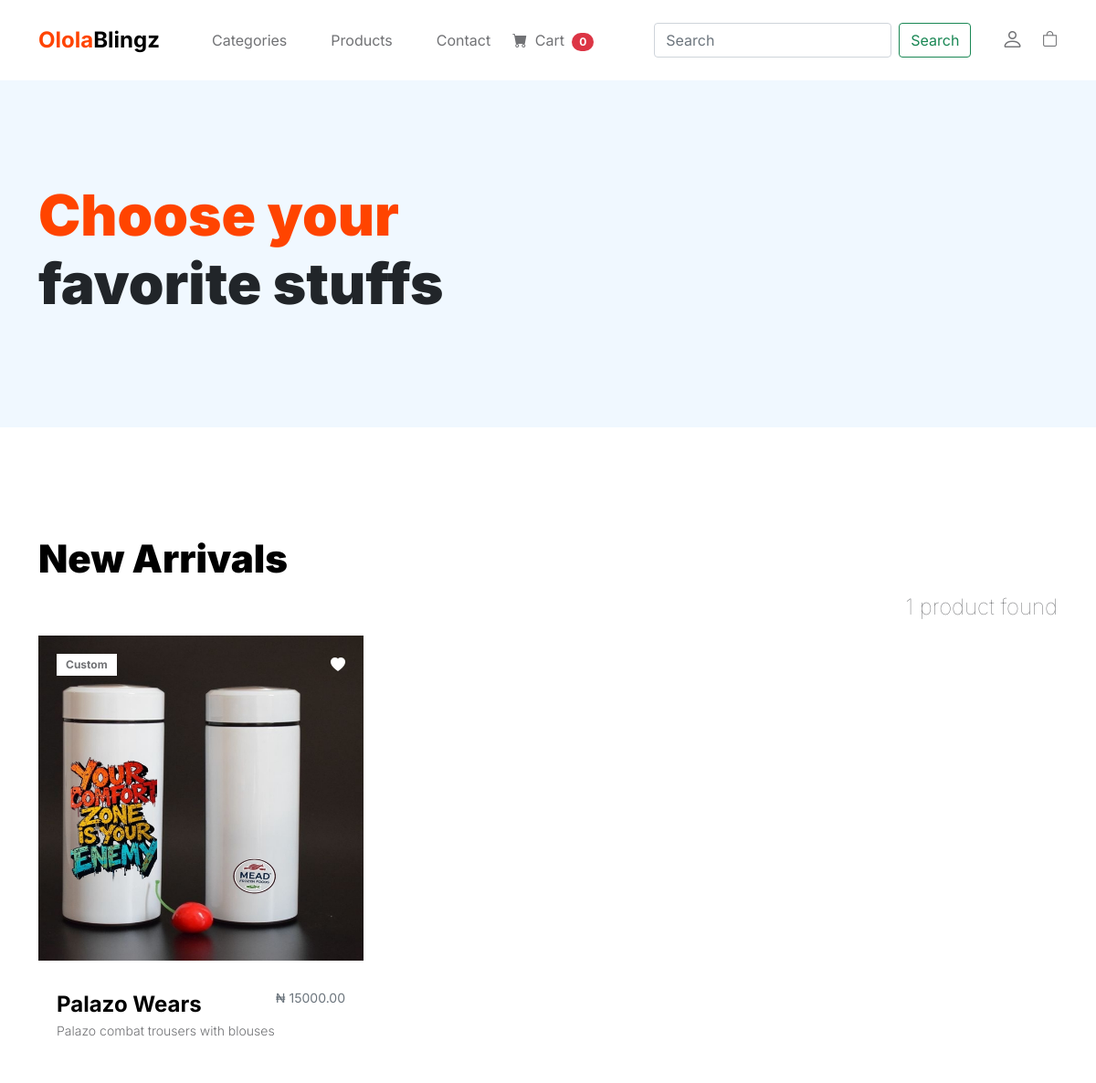
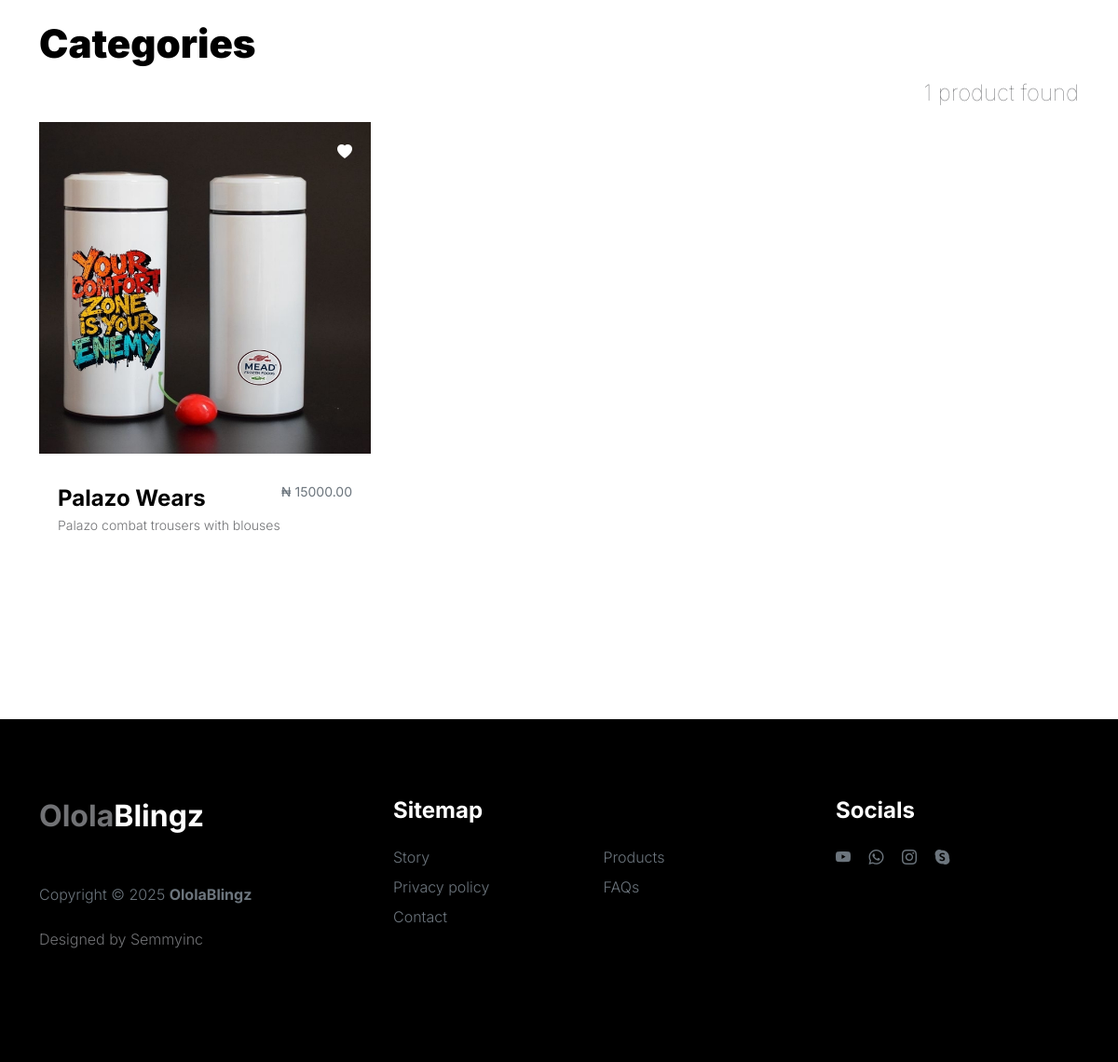
Screenshot of /product/custom/ with the database file from the repository (2 pictures, top to bottom).
### product/models.py (models this page shows, shortened)
class Product(models.Model):
    product_name = models.CharField(max_length=50)
    slug = models.SlugField()
    category = models.ForeignKey(Category, on_delete=models.CASCADE, null=True, blank=True)
    description = models.TextField()
    promo = models.BooleanField(default=False)
    price = models.DecimalField(max_digits=7, decimal_places=2)
    promo_price = models.DecimalField(max_digits=7, decimal_places=2)
    image = models.ImageField(upload_to='uploads/product_picture', default='default.jpg')
    available = models.BooleanField(default=True, blank=True, null=True)
    created_at = models.DateTimeField(auto_now_add=True, blank=True, null=True)
    modified_at = models.DateTimeField(auto_now=True, blank=True, null=True)
    stock_level = models.IntegerField(blank=True, null=True)
    def get_slug_url(self):
        return reverse('product_detail', args=[self.category.slug, self.slug])

class Category(models.Model):
    category_name = models.CharField(max_length=50, unique=True)
    slug = models.SlugField(unique=True)
    description = models.TextField()
    image = models.ImageField(upload_to='uploads/category_picture', default='default.jpg')
    def __str__(self):
        return self.category_name
    class Meta:
        verbose_name_plural = 'Categories'
    def get_slug_url(self):
        return reverse('products_by_category', args=[self.slug])

### product/views.py (the view)
# urls.py: path("", views.products, name='products'),
def products(request, category_slug=None):
    category = None
    products = None
    if category_slug != None:
        category = Category.objects.get(slug=category_slug)
        products = Product.objects.filter(category=category, available=True)
        paginator = Paginator(products, 6)
        page = request.GET.get('page')
        paged_products = paginator.get_page(page)
        product_count = products.count()
    else:
        products = Product.objects.all().filter(available=True)
        paginator = Paginator(products, 6)
        page = request.GET.get('page')
        paged_products = paginator.get_page(page)
        product_count = products.count()
    context = {'products':paged_products, 'product_count':product_count}
    return render(request, 'product/products.html', context)

### cart/context_processors.py (called while the page is built)
def cart_counter(request):
    cart_count = 0
    if 'admin' in request.path:
        return {}
    else:
        try:
            cart = Cart.objects.filter(cart_id=_cart_id(request))
            cart_items = CartItem.objects.all().filter(cart=cart[:1])
            for cart_item in cart_items:
                cart_count += cart_item.quantity
        except Cart.DoesNotExist:
            cart_count = 0
    return dict(cart_count=cart_count)

### cart/views.py (called while the page is built)
def _cart_id(request):
    cart = request.session.session_key
    if not cart:
        cart = request.session.create()
    return cart

### product/context_processors.py (called while the page is built)
def category_menu_links(request):
    links = Category.objects.all()
    return dict(links=links)

### templates/product/products.html (shortened to what this page needs)
{% extends 'base.html' %}
{% block content %}
{% load static %}
            <header class="site-header section-padding d-flex justify-content-center align-items-center">
                <div class="container">
                    <div class="row">
                        <div class="col-lg-10 col-12">
                            <h1>
                                <span class="d-block text-primary">Choose your</span>
                                <span class="d-block text-dark">favorite stuffs</span>
                            </h1>
                        </div>
                    </div>
                </div>
            </header>
            <section class="products section-padding">
                <div class="container">
                    <div class="row">
                        <div class="col-12">
                            <h2 class="mb-2">New Arrivals</h2>
                            {% if product_count == 1 %}
                                <p class="lead display-5 text-end">{{product_count}} product found</p>
                            {% else %}
                                <p class="lead display-5 text-end">{{product_count}} products found</p>
                            {% endif %}
                        </div>
                        {% if products %}
                            {% for product in products %}
                                <div class="col-lg-4 col-12 mb-3">
                                    <div class="product-thumb">
                                        <a href="{{product.get_slug_url}}">
                                            <img src="{{product.image.url}}" class="img-fluid product-image" alt="Product Image">
                                        </a>
                                        <div class="product-top d-flex">
                                            <span class="product-alert me-auto">{{product.category}}</span>
                                            <a href="#" class="bi-heart-fill product-icon"></a>
                                        </div>
                                        <div class="product-info d-flex">
                                            <div>
                                                <h5 class="product-title mb-0">
                                                    <a href="#" class="product-title-link">{{product.product_name}}</a>
                                                </h5>
                                                <p class="product-p">{{product.description}}</p>
                                            </div>
                                            {% if promo %}
                                                <small class="product-price text-muted ms-auto">&#8358 {{product.promo_price}}</small>
                                            {% else %}
                                                <small class="product-price text-muted ms-auto">&#8358 {{product.price}}</small>
                                            {% endif %}
                                        </div>
                                    </div>
                                </div>
                            {% endfor %}
                        {% endif %}
                        <div class="col-12">
                            <h2 class="mb-2">Categories</h2>
                            {% if product_count == 1 %}
                                <p class="lead display-5 text-end">{{product_count}} product found</p>
                            {% else %}
                                <p class="lead display-5 text-end">{{product_count}} products found</p>
                            {% endif %}
                        </div>
                        {% if products %}
                            {% for product in products %}
                                <div class="col-lg-4 col-12 mb-3">
                                    <div class="product-thumb">
                                        <a href="#">
                                            <img src="{{product.image.url}}" class="img-fluid product-image" alt="">
                                        </a>
                                        <div class="product-top d-flex">
                                            <a href="#" class="bi-heart-fill product-icon ms-auto"></a>
                                        </div>
                                    <div class="product-info d-flex">
                                    <div>
                                        <h5 class="product-title mb-0">
                                            <a href="#" class="product-title-link">{{product.product_name}}</a>
                                        </h5>
                                        <p class="product-p">{{product.description}}</p>
                                    </div>
                                    {% if promo %}
                                        <small class="product-price text-muted ms-auto">&#8358 {{product.promo_price}}</small>
                                    {% else %}
                                        <small class="product-price text-muted ms-auto">&#8358 {{product.price}}</small>
                                    {% endif %}
                                </div>
                            </div>
                                </div>
                            {% endfor %}
                        {% endif %}
                    </div>
                </div>
            </section>
{% endblock %}

### static/css/tooplate-little-fashion.css (style rules this page uses)
:root { --white-color: #FFFFFF; --primary-color: #FF4400; --section-bg-color: #f0f8ff; --dark-color: #000000; --grey-color: #d0d1d1; --p-color: #717275; --body-font-family: 'Inter', sans-serif; --h5-font-size: 24px; --p-font-size: 20px; --copyright-text-font-size: 16px; --product-link-font-size: 14px; --custom-link-font-size: 12px; --font-weight-thin: 100; --font-weight-light: 300; --font-weight-normal: 400; --font-weight-bold: 700; --font-weight-black: 900; }
body, html { height: 100%; }
html { scroll-behavior: smooth; }
body { background: var(--white-color); font-family: var(--body-font-family); position: relative; }
h2, h3, h4, h5, h6 { color: var(--dark-color); line-height: inherit; }
h1, h2, h3, h4, h5, h6 { font-weight: var(--font-weight-bold); }
h1, h2 { font-weight: var(--font-weight-black); }
h1 { font-size: 64px; line-height: normal; }
h2 { font-size: 42px; }
h5 { font-size: 24px; }
p { color: var(--p-color); font-size: var(--p-font-size); font-weight: var(--font-weight-light); }
a, button { touch-action: manipulation; transition: all 0.3s; }
a { color: var(--p-color); text-decoration: none; }
.text-primary { color: var(--primary-color) !important; }
.lead { font-size: 1.5rem; font-weight: var(--font-weight-thin); }
.site-header { background-color: var(--section-bg-color); position: relative; overflow: hidden; margin-top: 86px; }
.site-header.section-padding { padding-top: 7rem; padding-bottom: 7rem; }
section { content-visibility: auto; contain-intrinsic-size: 700px; }
.section-padding { padding-top: 7rem; padding-bottom: 7rem; }
.product-thumb { background: var(--white-color); position: relative; transition: all 0.5s ease-out; }
.product-image { transition: all 0.5s ease-out; }
.product-top { position: absolute; top: 0; right: 0; left: 0; margin: 20px; }
.product-info { padding: 30px 20px; }
.product-icon { color: var(--white-color); }
.product-title-link { color: var(--dark-color); }
.product-alert { background: var(--white-color); color: var(--p-color); font-size: var(--custom-link-font-size); font-weight: var(--font-weight-bold); padding: 3px 10px; }
.product-p { font-size: var(--product-link-font-size); }
@media screen and (max-width: 1200px) { h1 { font-size: 62px; } }

### rows the page displays
Product: image (picture), category "Custom", product_name "Palazo Wears", description "Palazo combat trousers with blouses", price "15000.00"

### other values shown
{{ cart_counter|length }} "0"
{{ product_count }} "1"
